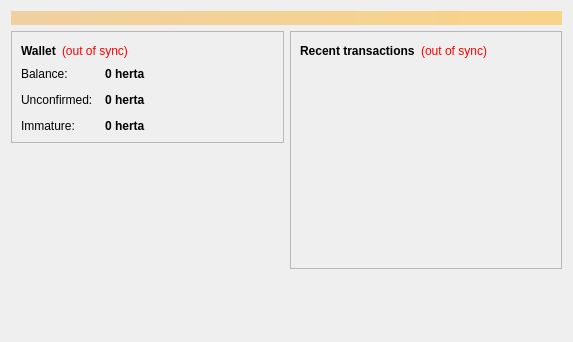
<?xml version="1.0" encoding="UTF-8"?>
<ui version="4.0">
 <class>OverviewPage</class>
 <widget class="QWidget" name="OverviewPage">
  <property name="geometry">
   <rect>
    <x>0</x>
    <y>0</y>
    <width>573</width>
    <height>342</height>
   </rect>
  </property>
  <property name="windowTitle">
   <string>Form</string>
  </property>
  <layout class="QVBoxLayout" name="topLayout">
   <item>
    <widget class="QLabel" name="labelAlerts">
     <property name="visible">
      <bool>false</bool>
     </property>
     <property name="styleSheet">
      <string notr="true">background-color: qlineargradient(x1: 0, y1: 0, x2: 1, y2: 0, stop:0 #F0D0A0, stop:1 #F8D488); color:#000000;</string>
     </property>
     <property name="wordWrap">
      <bool>true</bool>
     </property>
     <property name="margin">
      <number>3</number>
     </property>
    </widget>
   </item>
   <item>
    <layout class="QHBoxLayout" name="horizontalLayout" stretch="1,1">
     <item>
      <layout class="QVBoxLayout" name="verticalLayout_2">
       <item>
        <widget class="QFrame" name="frame">
         <property name="frameShape">
          <enum>QFrame::StyledPanel</enum>
         </property>
         <property name="frameShadow">
          <enum>QFrame::Raised</enum>
         </property>
         <layout class="QVBoxLayout" name="verticalLayout_4">
          <item>
           <layout class="QHBoxLayout" name="horizontalLayout_4">
            <item>
             <widget class="QLabel" name="label_5">
              <property name="font">
               <font>
                <weight>75</weight>
                <bold>true</bold>
               </font>
              </property>
              <property name="text">
               <string>Wallet</string>
              </property>
             </widget>
            </item>
            <item>
             <widget class="QLabel" name="labelWalletStatus">
              <property name="toolTip">
               <string>The displayed information may be out of date. Your wallet automatically synchronizes with the CurryWurstCoin network after a connection is established, but this process has not completed yet.</string>
              </property>
              <property name="styleSheet">
               <string notr="true">QLabel { color: red; }</string>
              </property>
              <property name="text">
               <string notr="true">(out of sync)</string>
              </property>
              <property name="alignment">
               <set>Qt::AlignLeading|Qt::AlignLeft|Qt::AlignVCenter</set>
              </property>
             </widget>
            </item>
            <item>
             <spacer name="horizontalSpacer_2">
              <property name="orientation">
               <enum>Qt::Horizontal</enum>
              </property>
              <property name="sizeHint" stdset="0">
               <size>
                <width>40</width>
                <height>20</height>
               </size>
              </property>
             </spacer>
            </item>
           </layout>
          </item>
          <item>
           <layout class="QFormLayout" name="formLayout_2">
            <property name="fieldGrowthPolicy">
             <enum>QFormLayout::AllNonFixedFieldsGrow</enum>
            </property>
            <property name="horizontalSpacing">
             <number>12</number>
            </property>
            <property name="verticalSpacing">
             <number>12</number>
            </property>
            <item row="0" column="0">
             <widget class="QLabel" name="label">
              <property name="text">
               <string>Balance:</string>
              </property>
             </widget>
            </item>
            <item row="0" column="1">
             <widget class="QLabel" name="labelBalance">
              <property name="font">
               <font>
                <weight>75</weight>
                <bold>true</bold>
               </font>
              </property>
              <property name="cursor">
               <cursorShape>IBeamCursor</cursorShape>
              </property>
              <property name="toolTip">
               <string>Your current balance</string>
              </property>
              <property name="text">
               <string notr="true">0 herta</string>
              </property>
              <property name="textInteractionFlags">
               <set>Qt::LinksAccessibleByMouse|Qt::TextSelectableByKeyboard|Qt::TextSelectableByMouse</set>
              </property>
             </widget>
            </item>
            <item row="1" column="0">
             <widget class="QLabel" name="label_3">
              <property name="text">
               <string>Unconfirmed:</string>
              </property>
             </widget>
            </item>
            <item row="1" column="1">
             <widget class="QLabel" name="labelUnconfirmed">
              <property name="font">
               <font>
                <weight>75</weight>
                <bold>true</bold>
               </font>
              </property>
              <property name="cursor">
               <cursorShape>IBeamCursor</cursorShape>
              </property>
              <property name="toolTip">
               <string>Total of transactions that have yet to be confirmed, and do not yet count toward the current balance</string>
              </property>
              <property name="text">
               <string notr="true">0 herta</string>
              </property>
              <property name="textInteractionFlags">
               <set>Qt::LinksAccessibleByMouse|Qt::TextSelectableByKeyboard|Qt::TextSelectableByMouse</set>
              </property>
             </widget>
            </item>
            <item row="2" column="0">
             <widget class="QLabel" name="labelImmatureText">
              <property name="text">
               <string>Immature:</string>
              </property>
             </widget>
            </item>
            <item row="2" column="1">
             <widget class="QLabel" name="labelImmature">
              <property name="font">
               <font>
                <weight>75</weight>
                <bold>true</bold>
               </font>
              </property>
              <property name="toolTip">
               <string>Mined balance that has not yet matured</string>
              </property>
              <property name="text">
               <string notr="true">0 herta</string>
              </property>
              <property name="textInteractionFlags">
               <set>Qt::LinksAccessibleByMouse|Qt::TextSelectableByKeyboard|Qt::TextSelectableByMouse</set>
              </property>
             </widget>
            </item>
           </layout>
          </item>
         </layout>
        </widget>
       </item>
       <item>
        <spacer name="verticalSpacer">
         <property name="orientation">
          <enum>Qt::Vertical</enum>
         </property>
         <property name="sizeHint" stdset="0">
          <size>
           <width>20</width>
           <height>40</height>
          </size>
         </property>
        </spacer>
       </item>
      </layout>
     </item>
     <item>
      <layout class="QVBoxLayout" name="verticalLayout_3">
       <item>
        <widget class="QFrame" name="frame_2">
         <property name="frameShape">
          <enum>QFrame::StyledPanel</enum>
         </property>
         <property name="frameShadow">
          <enum>QFrame::Raised</enum>
         </property>
         <layout class="QVBoxLayout" name="verticalLayout">
          <item>
           <layout class="QHBoxLayout" name="horizontalLayout_2">
            <item>
             <widget class="QLabel" name="label_4">
              <property name="text">
               <string>&lt;b&gt;Recent transactions&lt;/b&gt;</string>
              </property>
             </widget>
            </item>
            <item>
             <widget class="QLabel" name="labelTransactionsStatus">
              <property name="toolTip">
               <string>The displayed information may be out of date. Your wallet automatically synchronizes with the CurryWurstCoin network after a connection is established, but this process has not completed yet.</string>
              </property>
              <property name="styleSheet">
               <string notr="true">QLabel { color: red; }</string>
              </property>
              <property name="text">
               <string notr="true">(out of sync)</string>
              </property>
              <property name="alignment">
               <set>Qt::AlignRight|Qt::AlignTrailing|Qt::AlignVCenter</set>
              </property>
             </widget>
            </item>
            <item>
             <spacer name="horizontalSpacer">
              <property name="orientation">
               <enum>Qt::Horizontal</enum>
              </property>
              <property name="sizeHint" stdset="0">
               <size>
                <width>40</width>
                <height>20</height>
               </size>
              </property>
             </spacer>
            </item>
           </layout>
          </item>
          <item>
           <widget class="QListView" name="listTransactions">
            <property name="styleSheet">
             <string notr="true">QListView { background: transparent; }</string>
            </property>
            <property name="frameShape">
             <enum>QFrame::NoFrame</enum>
            </property>
            <property name="verticalScrollBarPolicy">
             <enum>Qt::ScrollBarAlwaysOff</enum>
            </property>
            <property name="horizontalScrollBarPolicy">
             <enum>Qt::ScrollBarAlwaysOff</enum>
            </property>
            <property name="selectionMode">
             <enum>QAbstractItemView::NoSelection</enum>
            </property>
           </widget>
          </item>
         </layout>
        </widget>
       </item>
       <item>
        <spacer name="verticalSpacer_2">
         <property name="orientation">
          <enum>Qt::Vertical</enum>
         </property>
         <property name="sizeHint" stdset="0">
          <size>
           <width>20</width>
           <height>40</height>
          </size>
         </property>
        </spacer>
       </item>
      </layout>
     </item>
    </layout>
   </item>
  </layout>
 </widget>
 <resources/>
 <connections/>
</ui>
